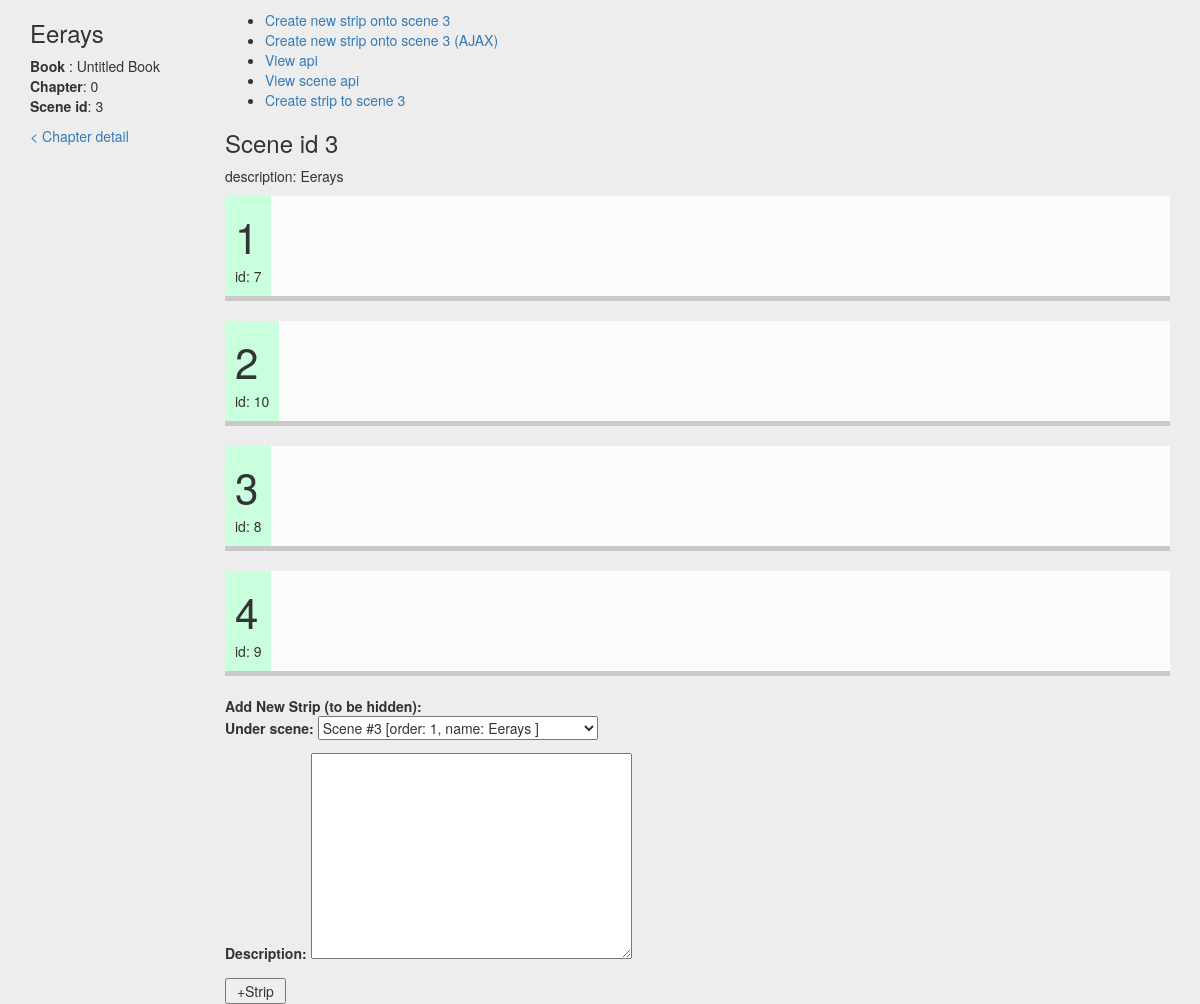
Page /flipbooks/scene/3/ on the committed database.
### flipbooks/models.py (models this page shows, shortened)
class Scene(models.Model):
    order = models.IntegerField(default="0")
    children_orders = models.TextField(max_length=200, blank=True, default="")
    name = models.CharField(max_length=50, blank=True, default="")
    description = models.TextField(max_length=100, blank=True, default="")
    chapter = models.ForeignKey(Chapter, on_delete=models.CASCADE, default=0)
    date_created = models.DateTimeField(auto_now_add=True)
    date_modified = models.DateTimeField(auto_now=True)
    def __str__(self):
        return "Scene #{} [order: {}, name: {} ]".format(self.pk, self.order, self.name)

class Chapter(models.Model):
    number = models.IntegerField(default="0")
    title = models.CharField(max_length=50, blank=True, default="Untitled")
    book = models.ForeignKey(Book, on_delete=models.CASCADE)
    date_created = models.DateTimeField(auto_now_add=True)
    date_modified = models.DateTimeField(auto_now=True)

class Book(models.Model):
    title = models.CharField(max_length=50, blank=True, default="Untitled Book")
    date_created = models.DateTimeField(auto_now_add=True)
    date_modified = models.DateTimeField(auto_now=True)

class Strip(models.Model):
    order = models.IntegerField(default="-1")
    description = models.TextField(max_length=100, blank=True, default="")
    scene = models.ForeignKey(Scene, on_delete=models.CASCADE)
    date_created = models.DateTimeField(auto_now_add=True)
    date_modified = models.DateTimeField(auto_now=True)

### flipbooks/views.py (the view)
# urls.py: url(r'^scene/(?P<pk>\d+)/$', views.SceneDetailView.as_view(), name='scene-detail'),
class SceneDetailView(generic.DetailView):
    model = Scene
    queryset = Scene.objects.all()
    def get_context_data(self, *args, **kwargs):
        context = super(SceneDetailView, self).get_context_data(*args, **kwargs)
        stringy_children_orders = context['object'].children_orders
        valid_children_orders = False if stringy_children_orders =="" else helpers.string2List(stringy_children_orders)
        context["valid_children_orders"] = valid_children_orders
        _scene = context['object']
        ordered_strip_set = []
        if valid_children_orders:
            ordered_strip_set = helpers.order_by_id_ref(_scene.strip_set.all(), valid_children_orders)
        else:
            ordered_strip_set = _scene.strip_set.all()
        context['ordered_strip_set'] = ordered_strip_set
        context["strip_create_form"] = forms.StripCreateForm(initial={'scene': self.kwargs['pk']})
        context['strip_create_url'] = reverse_lazy("flipbooks:strip-create", kwargs={'scene_pk':self.kwargs['pk'] })
        return context

### flipbooks/forms.py
class StripCreateForm(forms.ModelForm):
    def __init__(self, *args, **kwargs):
        super(StripCreateForm, self).__init__(*args, **kwargs)
        self.fields['scene'].queryset = Scene.objects.order_by("order")
    class Meta:
        model = Strip
        fields = ['scene', 'description'] #removed 'order'. No need to select them.
        labels = {
            'scene': 'Under scene'
        }

### flipbooks/helpermodule/helpers.py (called while the page is built)
def string2List(stringyList):
    li = stringyList.split(",")
    return list( item.strip() for item in li )

def order_by_id_ref(obj_li, ref_id_li):
    obj_li_ordered = [None] * len(obj_li)
    for obj in obj_li:
        if str(obj.id) in ref_id_li:
            order_position = ref_id_li.index(str(obj.id))
            obj_li_ordered[order_position] = obj
    return obj_li_ordered

### flipbooks/templatetags/flipbooks_custom_tags.py (called while the page is built)
@register.filter(name='is_displayable')
def is_displayable(obj, validation_type=''):
    if validation_type=='':
        return False
    elif validation_type=='frame':
        frame = obj
        return (frame is None) or (frame.frame_image is None) or (str(frame.frame_image) is "")

### proj_cumulus/templates/flipbooks/scene_detail.html (shortened to what this page needs)
{% extends "base.html" %}
{% load thumbnail %}
{% load flipbooks_custom_tags %}
{% block content %}
<div class="row">
    <div class="col-md-2">
        <h3>{{object.name}}</h3>
        <p>
            <b>Book</b> : {{object.chapter.book.title}}
            <b>Chapter</b>: {{object.chapter.number}}
            <b>Scene id</b>: {{object.id}}
        </p>
        <p><a href="{% url 'flipbooks:chapter-detail' book_pk=object.chapter.book.id chapter_number=object.chapter.number %}">< Chapter detail</a></p>
    </div>
    <div class="col-md-10">
        <div>
            <ul class="list inline">
                <li><a href="{% url 'flipbooks:strip-create' scene_pk=object.id %}">Create new strip onto scene {{object.id}}</a></li>
                <li><a href="#">Create new strip onto scene {{object.id}} (AJAX)</a></li>
                <li><a href="{% url 'flipbooks-api:list' %}">View api</a></li>
                <li><a href="{% url 'flipbooks-api:detail-scene' pk=object.id%}">View scene api</a></li>
                <li><a href="{% url 'flipbooks-api:create-strip-under-scene' pk=object.id%}">Create strip to scene {{object.id}}</a></li>
            </ul>
        </div>
        <h3>Scene id {{object.id}}</h3>
        <p>description: {{object.description}}</p>
        <ul class="list_strips">
            {% for strip in ordered_strip_set %}
                <li>
                    <div class="strip_flex_container">
                        <div class="header">
                            <span class="bigtext-1">{{forloop.counter}}</span>
                            <br>
                            id: {{strip.id}}
                        </div>
                        {% for frame in strip.frame_set.all %}
                            {% if frame|is_displayable:"frame" %}
                                <div class="thumb placeholder2">
                                <span>Missing Image</span>
                                    <a href="" class="mini_menu edit">
                                        Add image
                                    </a>
                                </div>
                            {% else %}
                                <div class="thumb">
                                 </div>
                            {% endif %}
                        {% endfor %}
                    </div>
                </li>
            {% empty %}
                <p>No strips could be found</p>
            {% endfor %}
        </ul>
        <div>
            <b>Add New Strip (to be hidden):</b>
            {% include "flipbooks/includes/form_dynamic.html" with form=strip_create_form action_url=strip_create_url form_id="strip_form" btn_title='+Strip' %}
        </div>
    </div>
</div>
{% endblock content %}
{% block extra_js %}
    {% load static %}
{% endblock extra_js %}

### static-storage/css_static/main.css (style rules this page uses)
body { background-color: #ededed; }
.bigtext-1 { font-size: 3em; }
.thumb { position:relative; }

### static-storage/css_static/lists.css (style rules this page uses)
ul.list_strips { padding: 0; counter-reset: stripNum; }
ul.list_strips li { counter-increment: stripNum; display: block; }
ul.list_strips .strip_flex_container { display:flex; flex-direction: row; align-items: stretch; margin-bottom: 20px; background-color: #fcfcfc; border-bottom: 5px solid #c9c9c9; }
ul.list_strips .strip_flex_container .header { height: auto; background-color:#c9ffdd; padding: 10px; margin-right: 10px; }
ul.list_strips .strip_flex_container .thumb, ul.list_strips .strip_flex_container .tile { display: flex; align-items: center; justify-content: center; margin: 10px 5px 10px 5px; height: auto; }

### rows in the picture
Scene: name "Eerays", chapter.book "Untitled Book", chapter.number "0", id "3", description "Eerays"
Strip: id "7"
Strip: id "10"
Strip: id "8"
Strip: id "9"
